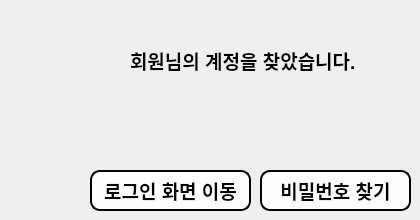
     <widget class="QWidget" name="page_7">
      <widget class="QLabel" name="label_25">
       <property name="geometry">
        <rect>
         <x>130</x>
         <y>50</y>
         <width>251</width>
         <height>21</height>
        </rect>
       </property>
       <property name="font">
        <font>
         <pointsize>14</pointsize>
         <bold>true</bold>
        </font>
       </property>
       <property name="styleSheet">
        <string notr="true">color: rgb(0, 0, 0);</string>
       </property>
       <property name="text">
        <string>회원님의 계정을 찾았습니다.</string>
       </property>
      </widget>
      <widget class="QLabel" name="label_26">
       <property name="geometry">
        <rect>
         <x>140</x>
         <y>110</y>
         <width>231</width>
         <height>21</height>
        </rect>
       </property>
       <property name="font">
        <font>
         <pointsize>13</pointsize>
        </font>
       </property>
       <property name="styleSheet">
        <string notr="true">color: rgb(0, 0, 0);</string>
       </property>
       <property name="text">
        <string/>
       </property>
      </widget>
      <widget class="QPushButton" name="pushButton_11">
       <property name="geometry">
        <rect>
         <x>90</x>
         <y>170</y>
         <width>161</width>
         <height>41</height>
        </rect>
       </property>
       <property name="font">
        <font>
         <pointsize>14</pointsize>
         <bold>true</bold>
        </font>
       </property>
       <property name="styleSheet">
        <string notr="true">border-radius: 10px;
background-color: rgb(254, 254, 254);
border:2px solid;</string>
       </property>
       <property name="text">
        <string>로그인 화면 이동</string>
       </property>
      </widget>
      <widget class="QPushButton" name="pushButton_12">
       <property name="geometry">
        <rect>
         <x>260</x>
         <y>170</y>
         <width>151</width>
         <height>41</height>
        </rect>
       </property>
       <property name="font">
        <font>
         <pointsize>14</pointsize>
         <bold>true</bold>
        </font>
       </property>
       <property name="styleSheet">
        <string notr="true">border-radius: 10px;
background-color: rgb(254, 254, 254);
border:2px solid;</string>
       </property>
       <property name="text">
        <string>비밀번호 찾기</string>
       </property>
      </widget>
     </widget>
